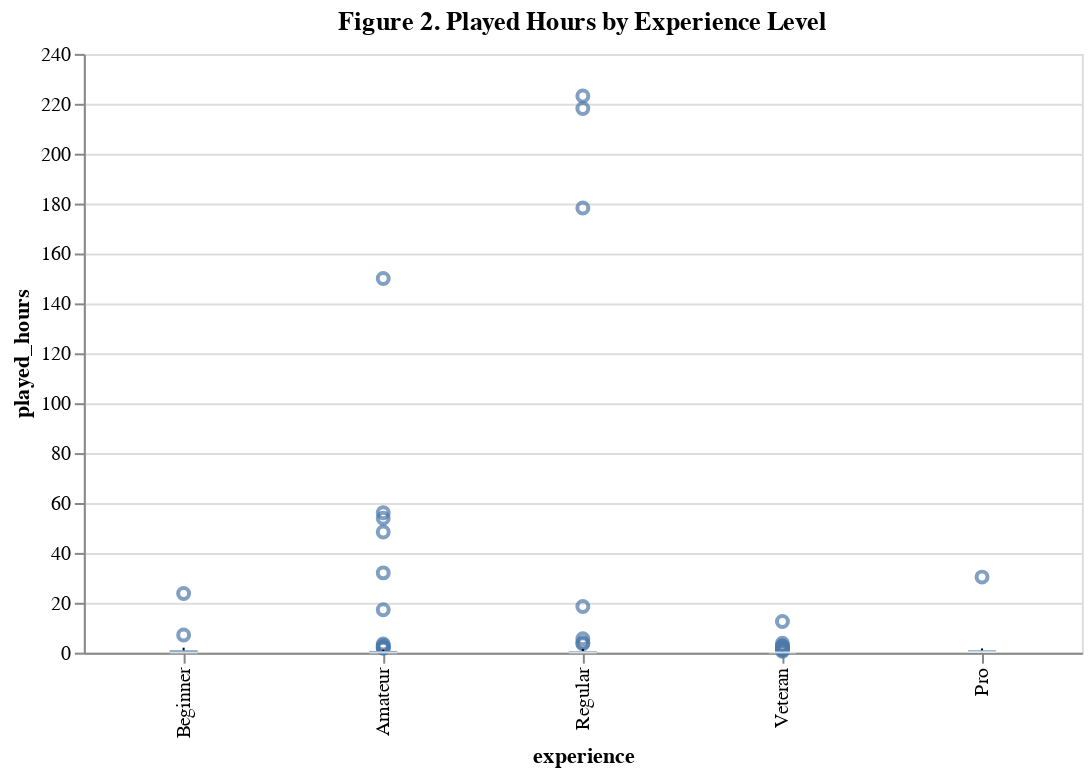

The notebook cell this image was saved under:
### Markdown cell above
## 3.4 Played Hours by Experience Level

### Code cell
fig2 = alt.Chart(df).mark_boxplot().encode(
    x=alt.X('experience', sort=['Beginner','Amateur','Regular','Veteran','Pro']),
    y='played_hours'
).properties(
    width=500,
    title='Figure 2. Played Hours by Experience Level'
)

fig2

### Figure 1 — Vega-Lite specification as saved in the notebook (floating-point values rounded to 4 significant figures; data arrays with more than 128 entries replaced by an {"elided": "..."} marker saying what was removed)
{"config": {"view": {"continuousWidth": 300, "continuousHeight": 300}}, "data": {"name": "data-e86b6340693c7b10992cc56c69ab303c"}, "mark": {"type": "boxplot"}, "encoding": {"x": {"field": "experience", "sort": ["Beginner", "Amateur", "Regular", "Veteran", "Pro"], "type": "nominal"}, "y": {"field": "played_hours", "type": "quantitative"}}, "title": "Figure 2. Played Hours by Experience Level", "width": 500, "$schema": "https://vega.github.io/schema/vega-lite/v5.20.1.json", "datasets": {"data-e86b6340693c7b10992cc56c69ab303c": {"elided": "196 records"}}}
